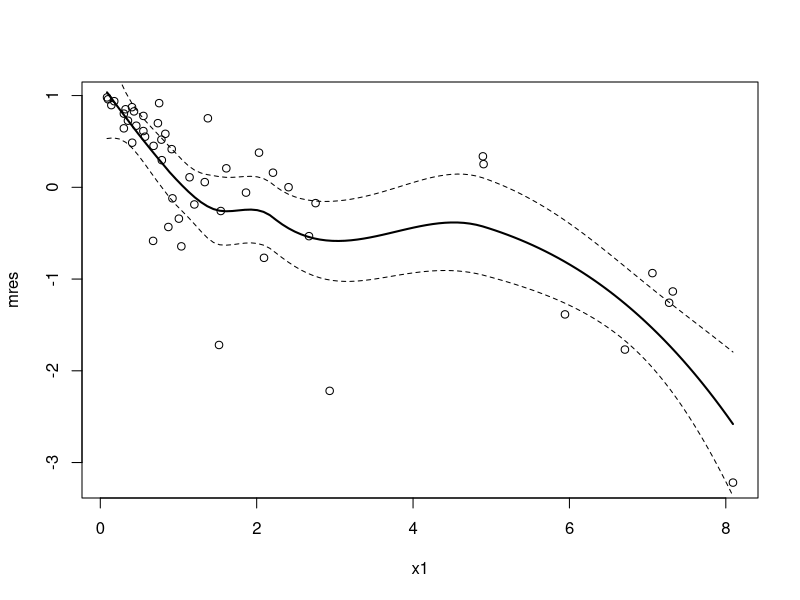
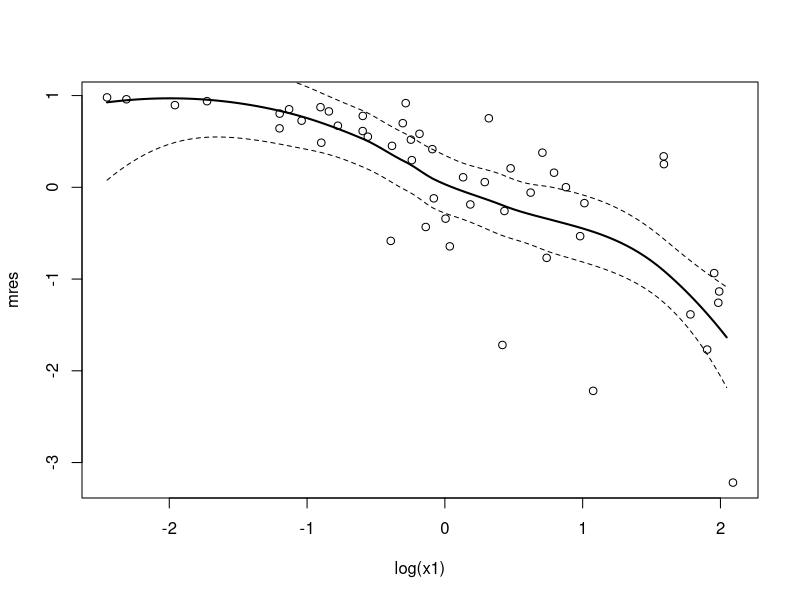
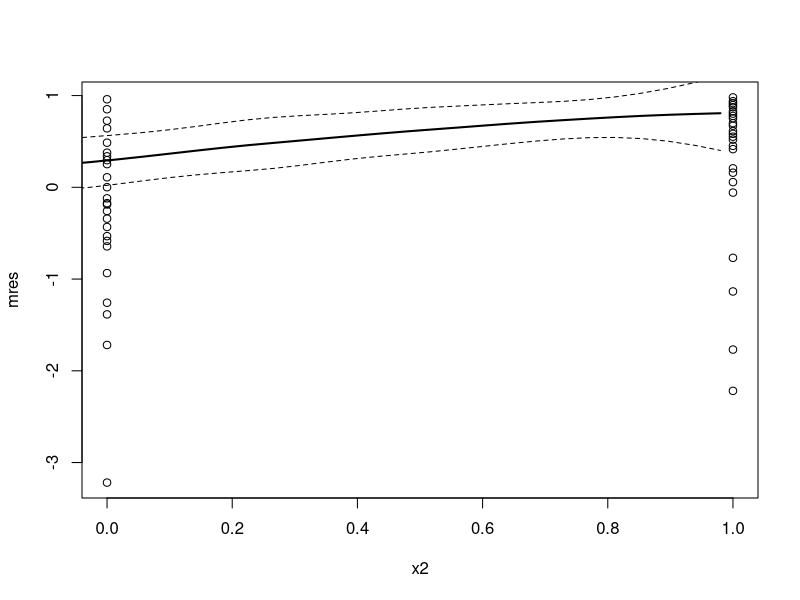
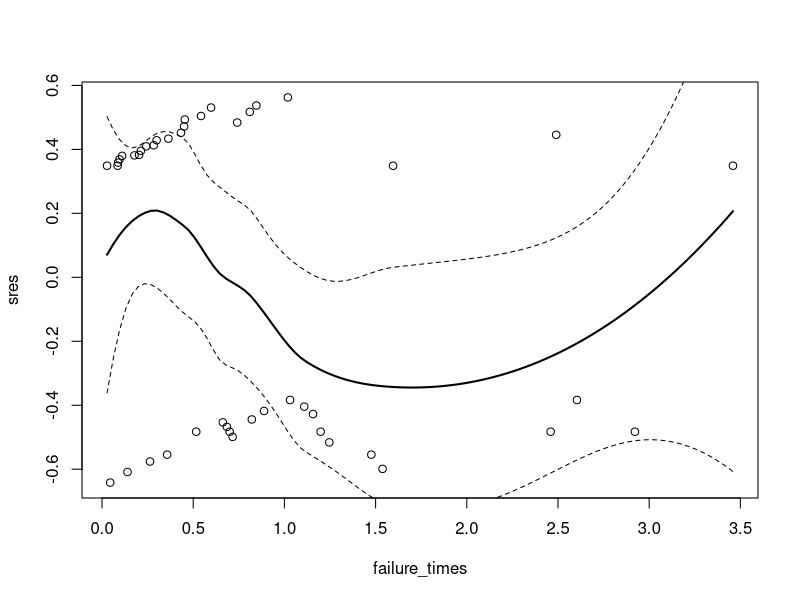
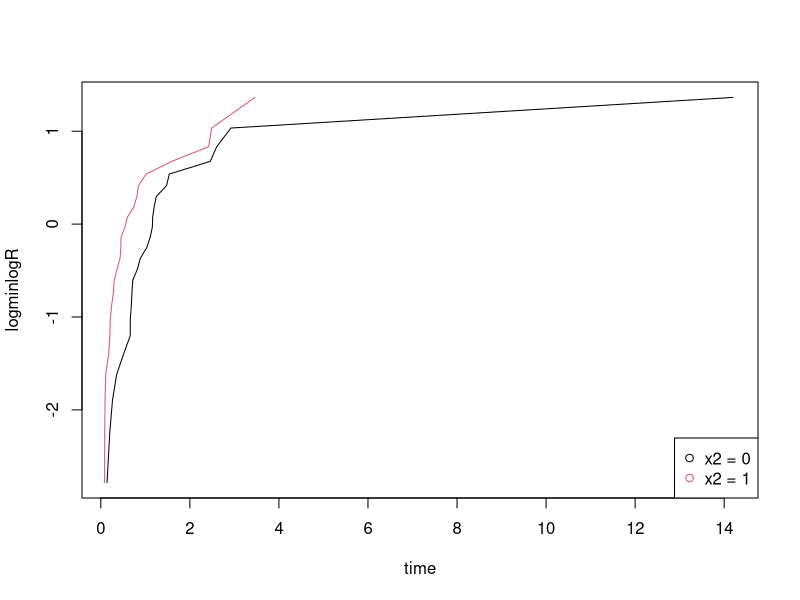
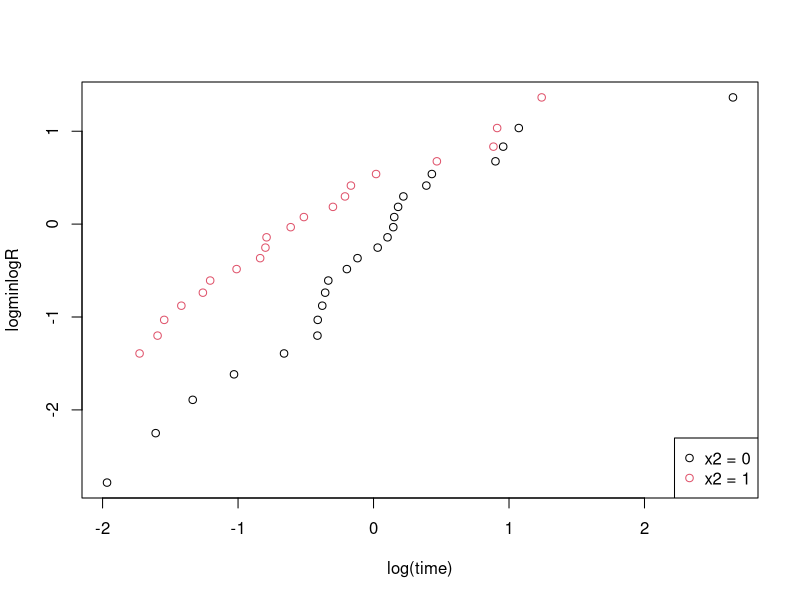
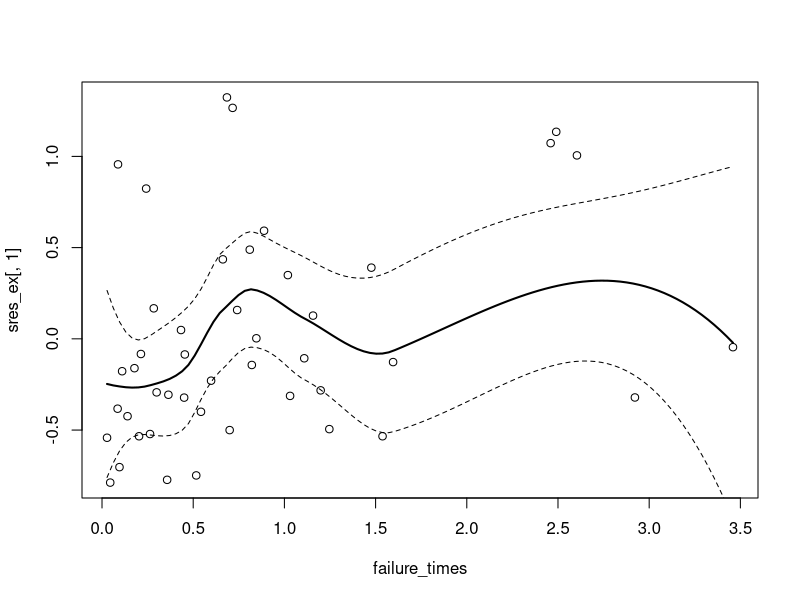
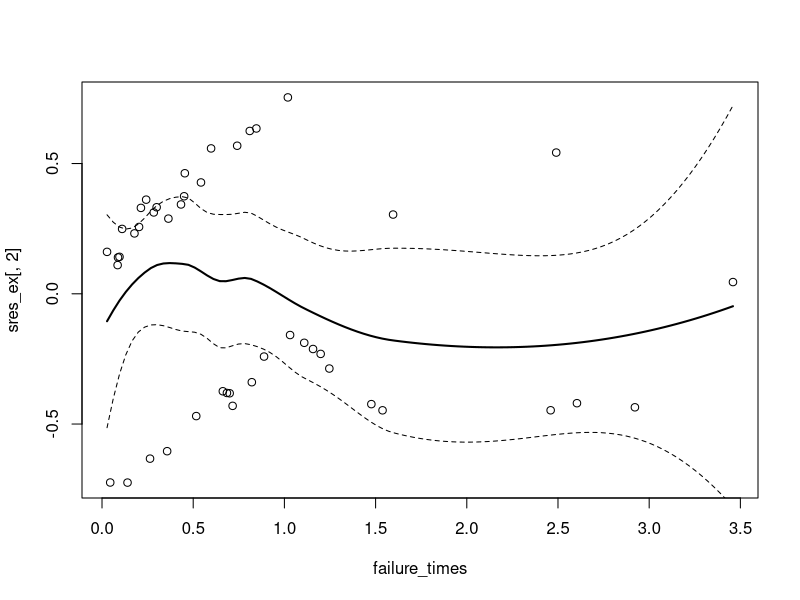

Here is the R script that generated these plots, in order:
rm(list=ls())

## ---- preliminary
library(survival)
data <- read.table("data.dat")
attach(data)

smoothSEcurve <- function(yy, xx) {
  # use after a call to "plot"
  # fit a lowess curve and 95% confidence interval curve
  # make list of x values
  xx.list <- min(xx) + ((0:100)/100)*(max(xx) - min(xx))
  # Then fit loess function through the points (xx, yy)
  # at the listed values
  yy.xx <- predict(loess(yy ~ xx), se=T,
                   newdata=data.frame(xx=xx.list))
  lines(yy.xx$fit ~ xx.list, lwd=2)
  lines(yy.xx$fit -
          qt(0.975, yy.xx$df)*yy.xx$se.fit ~ xx.list, lty=2)
  lines(yy.xx$fit +
          qt(0.975, yy.xx$df)*yy.xx$se.fit ~ xx.list, lty=2)
}

## ---- 1
coxreg <- coxph(Surv(y, delta)~1)
mres <- residuals(coxreg, type="martingale")

plot(x1, mres)
smoothSEcurve(mres, x1)
plot(log(x1), mres)
smoothSEcurve(mres, log(x1))

plot(x2, mres)
smoothSEcurve(x2, mres)

## ---- 2
coxreg2 <- coxph(Surv(y,delta)~x2)
sres <- residuals(coxreg2,type="schoenfeld")
failure_times <- sort(y[delta==1])
failure_times <- failure_times[failure_times != 0]
plot(failure_times,sres)
smoothSEcurve(sres,failure_times)

Rhat_0 <- survfit(Surv(y) ~ x2, subset={x2==0})
n_0 = length(Rhat_0$surv)
Rhathat_0 <- (tail(Rhat_0$surv, n_0-1) + head(Rhat_0$surv, n_0-1)) / 2
time_0 <- tail(Rhat_0$time, n_0-1)
logminlogR_0 <- log(-log(Rhathat_0))

Rhat_1 <- survfit(Surv(y) ~ x2, subset={x2==1})
n_1 = length(Rhat_1$surv)
Rhathat_1 <- (tail(Rhat_1$surv, n_1-1) + head(Rhat_1$surv, n_1-1)) / 2
time_1 <- tail(Rhat_1$time, n_1-1)
logminlogR_1 <- log(-log(Rhathat_1))

plot(time_0, logminlogR_0, type="l",
     xlab="time",
     ylab="logminlogR")
lines(time_1, logminlogR_1, col=2)
legend("bottomright", legend=c("x2 = 0", "x2 = 1"), col=c(1, 2), pch=1)

plot(log(time_0), logminlogR_0, 
     xlab="log(time)",
     ylab="logminlogR")
points(log(time_1), logminlogR_1, col=2)
legend("bottomright", legend=c("x2 = 0", "x2 = 1"), col=c(1, 2), pch=1)

## ---- 3
new_data <- data
new_data$x1 = log(new_data$x1)
coxreg_ex <- coxph(Surv(y, delta)~x1 + x2, data=new_data)
summary(coxreg_ex)

## ---- 4
sres_ex <- residuals(coxreg_ex,type="schoenfeld")
plot(failure_times,sres_ex[,1])
smoothSEcurve(sres_ex[,1], failure_times)
plot(failure_times,sres_ex[,2])
smoothSEcurve(sres_ex[,2],failure_times)

cox.zph(coxreg_ex)

## ---- 5
R0 = survfit(coxreg_ex)

par(mfrow=c(2,2))
plot(R0, 
     xlab='y',
     ylab=expression('R'[0]))

plot(survfit(coxreg_ex, newdata=data.frame(x1=c(0.2), x2)),
     xlab='y',
     ylab='R')
plot(survfit(coxreg_ex, newdata=data.frame(x1=c(1), x2)),
    xlab='y',
    ylab='R')
# plot(c(0,R0$time), c(1, R0$surv^exp(coxreg_ex$coefficients[['x1']] + coxreg_ex$coefficients[['x2']])), type='s')
plot(survfit(coxreg_ex, newdata=data.frame(x1=c(5), x2)),
     xlab='y',
     ylab='R')
par(mfrow=c(1,1))

## ---- 6

## ---- 7
weib_reg = survreg(coxreg_ex, dist='weibull')
summary(coxreg_ex)
summary(weib_reg)
# intuition?

## ---- 8

## ---- 9
